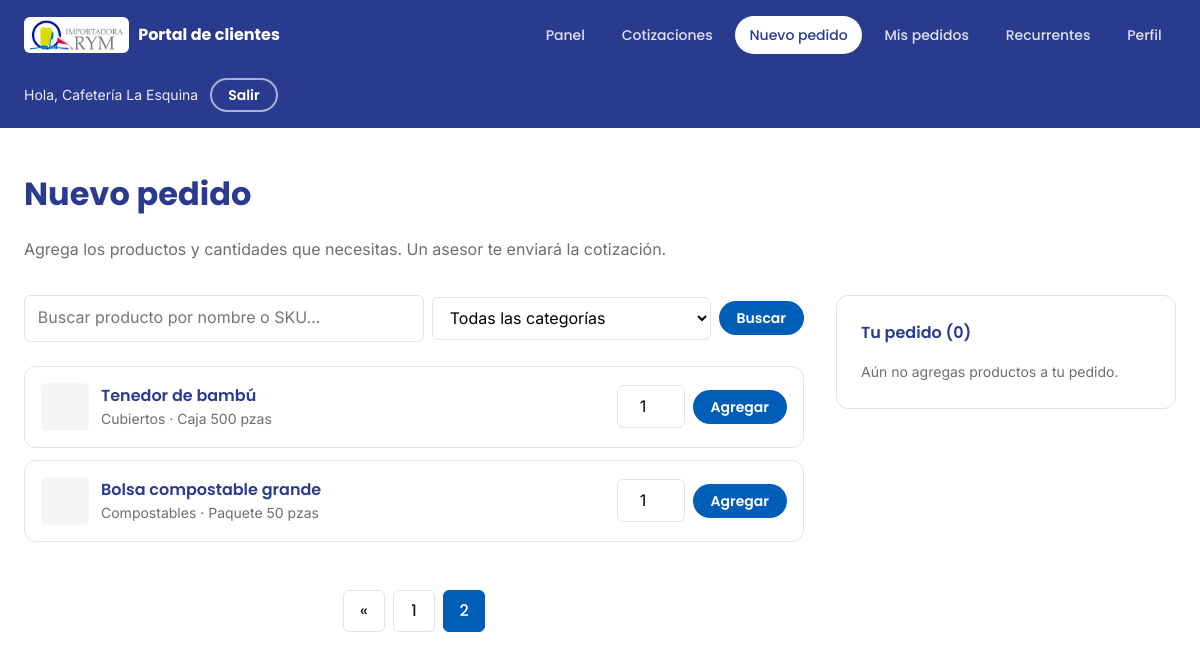
Screenshot of /portal/pedidos/nuevo?page=2 (signed in) with the database file from the repository.
### tables this page shows
CREATE TABLE `usuarios` (
  `id` int(10) unsigned NOT NULL AUTO_INCREMENT,
  `nombre` varchar(120) NOT NULL,
  `email` varchar(191) NOT NULL,
  `password` varchar(255) NOT NULL,
  `rol_id` int(10) unsigned DEFAULT NULL,
  `empresa` varchar(150) DEFAULT NULL,
  `telefono` varchar(30) DEFAULT NULL,
  `rfc` varchar(20) DEFAULT NULL,
  `clave_sae` varchar(30) DEFAULT NULL,
  `clave_vendedor` varchar(20) DEFAULT NULL,
  `comision` decimal(5,2) DEFAULT NULL,
  `vendedor_id` int(10) unsigned DEFAULT NULL,
  `activo` tinyint(1) NOT NULL DEFAULT 1,
  `aprobado` tinyint(1) NOT NULL DEFAULT 0,
  `email_verificado_en` datetime DEFAULT NULL,
  `verificacion_token` varchar(64) DEFAULT NULL,
  `verificacion_expira_en` timestamp NULL DEFAULT NULL,
  `last_login_at` timestamp NULL DEFAULT NULL,
  `created_at` timestamp NOT NULL DEFAULT current_timestamp(),
  `updated_at` timestamp NOT NULL DEFAULT current_timestamp() ON UPDATE current_timestamp(),
  PRIMARY KEY (`id`),
  UNIQUE KEY `uq_usuarios_email` (`email`),
  KEY `idx_usuarios_rol_id` (`rol_id`),
  KEY `idx_usuarios_vendedor` (`vendedor_id`),
  CONSTRAINT `fk_usuarios_rol` FOREIGN KEY (`rol_id`) REFERENCES `roles` (`id`) ON DELETE SET NULL ON UPDATE CASCADE,
  CONSTRAINT `fk_usuarios_vendedor` FOREIGN KEY (`vendedor_id`) REFERENCES `usuarios` (`id`) ON DELETE SET NULL ON UPDATE CASCADE
);

CREATE TABLE `productos` (
  `id` int(10) unsigned NOT NULL AUTO_INCREMENT,
  `categoria_id` int(10) unsigned DEFAULT NULL,
  `nombre` varchar(150) NOT NULL,
  `slug` varchar(180) NOT NULL,
  `descripcion` text DEFAULT NULL,
  `sku` varchar(60) DEFAULT NULL,
  `clave_sae` varchar(30) DEFAULT NULL,
  `esquema_impuestos` smallint(5) unsigned DEFAULT NULL,
  `precio` decimal(10,2) DEFAULT NULL,
  `unidad` varchar(40) DEFAULT NULL,
  `imagen` varchar(255) DEFAULT NULL,
  `destacado` tinyint(1) NOT NULL DEFAULT 0,
  `personalizable` tinyint(1) NOT NULL DEFAULT 0,
  `activo` tinyint(1) NOT NULL DEFAULT 1,
  `orden` int(11) NOT NULL DEFAULT 0,
  `created_at` timestamp NOT NULL DEFAULT current_timestamp(),
  `updated_at` timestamp NOT NULL DEFAULT current_timestamp() ON UPDATE current_timestamp(),
  PRIMARY KEY (`id`),
  UNIQUE KEY `uq_productos_slug` (`slug`),
  KEY `idx_productos_categoria` (`categoria_id`),
  KEY `idx_productos_sku` (`sku`),
  CONSTRAINT `fk_productos_categoria` FOREIGN KEY (`categoria_id`) REFERENCES `categorias` (`id`) ON DELETE SET NULL ON UPDATE CASCADE
);

CREATE TABLE `categorias` (
  `id` int(10) unsigned NOT NULL AUTO_INCREMENT,
  `categoria_padre_id` int(10) unsigned DEFAULT NULL,
  `nombre` varchar(120) NOT NULL,
  `slug` varchar(150) NOT NULL,
  `descripcion` varchar(255) DEFAULT NULL,
  `imagen` varchar(255) DEFAULT NULL,
  `orden` int(11) NOT NULL DEFAULT 0,
  `activo` tinyint(1) NOT NULL DEFAULT 1,
  `created_at` timestamp NOT NULL DEFAULT current_timestamp(),
  `updated_at` timestamp NOT NULL DEFAULT current_timestamp() ON UPDATE current_timestamp(),
  PRIMARY KEY (`id`),
  UNIQUE KEY `uq_categorias_slug` (`slug`),
  KEY `idx_categorias_padre` (`categoria_padre_id`),
  CONSTRAINT `fk_categorias_padre` FOREIGN KEY (`categoria_padre_id`) REFERENCES `categorias` (`id`) ON DELETE SET NULL ON UPDATE CASCADE
);

### app/Views/partials/portal_filtros.php (the view, shortened to what the rows shown need)
<?php
$categorias = $categorias ?? [];
$q = $q ?? '';
$catActual = $catActual ?? '';
?>
<form class="portal-filters" method="get" action="<?= url($accion) ?>">
    <input class="portal-filters__search" type="search" name="q" value="<?= e($q) ?>" placeholder="Buscar producto por nombre o SKU…" aria-label="Buscar producto">
    <?php if ($categorias): ?>
        <select class="portal-filters__cat" name="categoria" aria-label="Filtrar por categoría">
            <option value="">Todas las categorías</option>
        </select>
    <?php endif; ?>
    <button type="submit" class="btn btn--primary btn--sm">Buscar</button>
</form>

### app/Views/portal/pedido_nuevo.php (shortened to what the rows shown need)
<?php
$productos = $productos ?? [];
$carrito   = $carrito ?? [];
?>
<h1 class="portal-title">Nuevo pedido</h1>
<p class="text-muted mb-8">Agrega los productos y cantidades que necesitas. Un asesor te enviará la cotización.</p>
<div class="order-grid">
    <div>
        <?php require APP_PATH . '/Views/partials/portal_filtros.php'; ?>
        <?php if ($productos): ?>
            <?php foreach ($productos as $p): ?>
                <div class="order-item">
                    <div class="order-item__main">
                        <?php $imagen = $p['imagen'] ?? null; require APP_PATH . '/Views/partials/order_item_img.php'; ?>
                        <div class="order-item__info">
                            <div class="order-item__name"><?= e($p['nombre']) ?></div>
                            <div class="order-item__meta">
                                <?= e($p['categoria'] ?? '') ?><?= !empty($p['unidad']) ? ' · ' . e($p['unidad']) : '' ?><?= !empty($p['minimo_efectivo']) ? ' · mín. ' . (int) $p['minimo_efectivo'] . ' pzas' : '' ?>
                            </div>
                        </div>
                    </div>
                    <form class="qty-form" method="post" action="<?= url('/portal/carrito/agregar') ?>">
                        <input type="number" name="cantidad" value="1" min="1" aria-label="Cantidad de <?= e($p['nombre']) ?>">
                        <button class="btn btn--primary btn--sm" type="submit">Agregar</button>
                    </form>
                </div>
            <?php endforeach; ?>
        <?php else: ?>
            <p class="empty-state"><?= ($q ?? '') !== '' || ($catActual ?? '') !== '' ? 'No se encontraron productos con ese criterio.' : 'No hay productos disponibles por el momento.' ?></p>
        <?php endif; ?>
        <?php
        $qs = array_filter(['q' => $q ?? '', 'categoria' => $catActual ?? ''], static fn ($v) => $v !== '');
        require APP_PATH . '/Views/partials/pagination.php';
        ?>
    </div>
    <aside class="cart">
        <div class="cart__title">Tu pedido (<?= count($carrito) ?>)</div>
        <?php if ($carrito): ?>
            <?php foreach ($carrito as $c): ?>
                <div class="cart__item">
                    <div class="order-item__main">
                        <?php $imagen = $c['imagen'] ?? null; require APP_PATH . '/Views/partials/order_item_img.php'; ?>
                        <div class="order-item__info">
                            <div class="order-item__name"><?= e($c['nombre']) ?></div>
                            <div class="order-item__meta"><?= (int) $c['cantidad'] ?><?= $c['unidad'] !== '' ? ' × ' . e($c['unidad']) : ' pza(s)' ?></div>
                        </div>
                    </div>
                    <form method="post" action="<?= url('/portal/carrito/quitar') ?>">
                        <?= csrf_field() ?>
                        <input type="hidden" name="producto_id" value="<?= (int) $c['id'] ?>">
                        <button class="btn btn--outline btn--sm" type="submit" aria-label="Quitar <?= e($c['nombre']) ?>">Quitar</button>
                    </form>
                </div>
            <?php endforeach; ?>
            <a href="<?= url('/portal/pedidos/confirmar') ?>" class="btn btn--accent btn--block mt-6">Revisar y confirmar</a>
        <?php else: ?>
            <p class="cart__empty">Aún no agregas productos a tu pedido.</p>
        <?php endif; ?>
    </aside>
</div>

### app/Views/partials/order_item_img.php
<?php
$imagen = $imagen ?? null;
?>
<?php if ($imagen): ?>
    <img class="order-item__img" src="<?= e(asset($imagen)) ?>" alt="" loading="lazy" width="48" height="48">
<?php else: ?>
    <span class="order-item__img order-item__img--empty" aria-hidden="true"></span>
<?php endif; ?>

### app/Core/Router.php (shortened to what the rows shown need)
<?php
class Router
{
    protected array $routes = [];
    protected function add(string $method, string $path, $action): void
    {
        $path = '/' . trim($path, '/');
        $this->routes[$method][$path] = $action;
    }
    public function dispatch(string $method, string $uri)
    {
        $uri    = '/' . trim($uri, '/');
        $method = strtoupper($method);
        foreach ($this->routes[$method] ?? [] as $route => $action) {
            $pattern = preg_replace('#\{[a-zA-Z_][a-zA-Z0-9_]*\}#', '([^/]+)', $route);
            $pattern = '#^' . $pattern . '$#';
            if (preg_match($pattern, $uri, $matches)) {
                array_shift($matches);
                $matches = array_map('rawurldecode', $matches);
                return $this->callAction($action, $matches);
            }
        }
        return $this->notFound();
    }
    protected function callAction($action, array $params)
    {
        if (is_array($action)) {
            [$class, $method] = $action;
            return call_user_func_array([new $class(), $method], $params);
        }
        throw new \InvalidArgumentException('Acción de ruta no válida.');
    }
}

### app/Views/layouts/portal.php (shortened to what the rows shown need)
<?php
$active  = $active ?? '';
$usuario = $usuario ?? [];
?>
<!DOCTYPE html>
<html lang="es" data-base="<?= e(base_url('/')) ?>">
<head>
    <?= css_bundle('portal') ?>
</head>
<body>
    <header class="portal-header">
        <div class="container portal-header__inner">
            <a class="portal-brand" href="<?= url('/portal') ?>">
                <img src="<?= asset('assets/img/logos/importadorarym.jpg') ?>" alt="Importadora RYM" width="284" height="92">
                Portal de clientes
            </a>
            <nav class="portal-nav" id="portalNav" aria-label="Navegación del portal">
                <a class="portal-nav__link <?= $active === 'inicio' ? 'is-active' : '' ?>" href="<?= url('/portal') ?>">Panel</a>
                <a class="portal-nav__link <?= $active === 'cotizar' ? 'is-active' : '' ?>" href="<?= url('/portal/cotizaciones') ?>">Cotizaciones</a>
                <?php if ((int) ($usuario['aprobado'] ?? 0) === 1): ?>
                    <a class="portal-nav__link <?= $active === 'nuevo' ? 'is-active' : '' ?>" href="<?= url('/portal/pedidos/nuevo') ?>">Nuevo pedido</a>
                    <a class="portal-nav__link <?= $active === 'pedidos' ? 'is-active' : '' ?>" href="<?= url('/portal/pedidos') ?>">Mis pedidos</a>
                    <a class="portal-nav__link <?= $active === 'recurrentes' ? 'is-active' : '' ?>" href="<?= url('/portal/recurrentes') ?>">Recurrentes</a>
                <?php endif; ?>
                <a class="portal-nav__link <?= $active === 'perfil' ? 'is-active' : '' ?>" href="<?= url('/portal/perfil') ?>">Perfil</a>
            </nav>
            <div class="portal-header__actions">
                <div class="portal-user">
                    <span class="portal-user__name">Hola, <?= e($usuario['nombre'] ?? '') ?></span>
                    <form method="post" action="<?= url('/portal/logout') ?>">
                        <button type="submit" class="btn btn--ghost btn--sm">Salir</button>
                    </form>
                </div>
            </div>
        </div>
    </header>
    <main class="portal-main">
        <div class="container">
            <?= $content ?? '' ?>
        </div>
    </main>
</body>
</html>

### rows the page displays
usuarios: nombre "Cafetería La Esquina"
productos: nombre "Tenedor de bambú", categoria.nombre "Cubiertos", unidad "Caja 500 pzas"
productos: nombre "Bolsa compostable grande", categoria.nombre "Compostables", unidad "Paquete 50 pzas"
